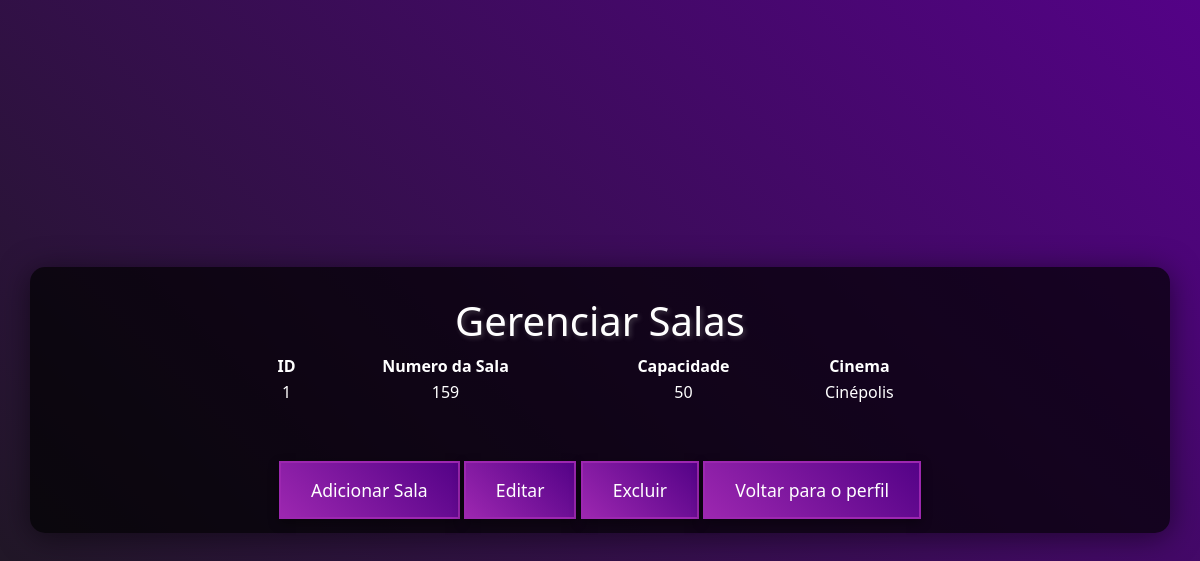
Page /gerenciar_salas (signed in) on the committed database.
### cinema/models.py (models this page shows)
class Sala(db.Model):
    id = db.Column(db.Integer, primary_key=True, autoincrement=True)
    numero = db.Column(db.String(10), nullable=False)
    capacidade = db.Column(db.Integer, nullable=False)
    cinema_id = db.Column(db.Integer, db.ForeignKey('cinema.id'), nullable=False)
    cinema = db.relationship('Cinema', backref=db.backref('salas', lazy=True))

class Cinema(db.Model):
    id = db.Column(db.Integer, primary_key=True, autoincrement=True)
    nome = db.Column(db.String(100), nullable=False)
    local = db.Column(db.String(255), nullable=False)
    capacidade = db.Column(db.Integer, nullable=False)

### app.py (the view)
@app.route('/gerenciar_salas')
@login_required
@admin_required
def gerenciar_salas():
    salas = Sala.query.all()  # Busca todas as salas cadastradas
    return render_template('salas.html', salas=salas)  # Tabela de Salas

### app.py (called while the page is built)
def admin_required(f):
    @wraps(f)
    def decorated_function(*args, **kwargs):
        if not current_user.is_authenticated:  # Verifica se o usuário está autenticado
            flash("Você precisa estar logado para acessar esta página.", "warning")
            return redirect(url_for('login'))  # Redireciona para login se não estiver logado
        if not current_user.is_admin:  # Verifica se o usuário é admin usando current_user
            flash("Acesso restrito para administradores.", "danger")
            return redirect(url_for('perfil'))  # Redireciona para a página do perfil do usuário
        return f(*args, **kwargs)
    return decorated_function

### cinema/__init__.py (called while the page is built)
def create_app():
    app = Flask(__name__, static_url_path='/static')
    app.secret_key = '17052008'
    project_dir = os.path.dirname(os.path.abspath(__file__))
    cinema_file = "sqlite:///{}".format(os.path.join(project_dir, "Cinema.db"))
    app.config["SQLALCHEMY_DATABASE_URI"] = cinema_file
    app.config["SQLALCHEMY_TRACK_MODIFICATIONS"] = False
    login_manager = LoginManager()
    login_manager.init_app(app)
    @login_manager.user_loader
    def load_user(user_id):
        from cinema.models import Usuario
        return Usuario.query.get(int(user_id))
    db.init_app(app)
    return app

### cinema/templates/salas.html (shortened to what this page needs)
<!DOCTYPE html>
<html lang="pt-br">
    <head>
        <title>Gerenciar Salas</title><link rel="stylesheet" type="text/css" href="{{ url_for('static', filename='css/listar_filmes.css') }}">
        <link href="https://cdn.jsdelivr.net/npm/bootstrap@5.3.3/dist/css/bootstrap.min.css" rel="stylesheet">
    </head>
    <body>
        <div class="container">
            <h1>Gerenciar Salas</h1>
            <table class="sala-table">
                <thead>
                    <tr>
                        <th>ID</th>
                        <th>Numero da Sala</th>
                        <th>Capacidade</th>
                        <th>Cinema</th>
                    </tr>
                </thead>
                <tbody>
                    {% for sala in salas %}
                        <tr>
                            <td>{{ sala.id }}</td>
                            <td>{{ sala.numero }}</td>
                            <td>{{ sala.capacidade }}</td>
                            <td>{{ sala.cinema.nome }}</td>
                        </tr>
                    {% else %}
                        <tr>
                            <td colspan="5">Nenhuma sala cadastrada.</td>
                        </tr>
                    {% endfor %}
                </tbody>
            </table>
            <br><br><br>
            <a href="{{ url_for('adicionar_sala') }}" class="button">Adicionar Sala</a>
            <a href="{{ url_for('atualizar_sala') }}" class="button">Editar</a>
            <a href="{{ url_for('deletar_sala') }}" class="button" onclick="return confirm('Tem certeza que deseja excluir esta sala?');">Excluir</a>
            <a href="{{ url_for('perfil') }}" class="button">Voltar para o perfil</a>
        </div>
    </body>
</html>

### cinema/static/css/listar_filmes.css (style rules this page uses)
body { font-family:system-ui, -apple-system, BlinkMacSystemFont, 'Segoe UI', Roboto, Oxygen, Ubuntu, Cantarell, 'Open Sans', 'Helvetica Neue', sans-serif ; background: linear-gradient(45deg, #1a1a1a, #540287); color: #fff; margin: 0; padding: 0; display: flex; justify-content: center; align-items: center; height: 100vh; flex-direction: column; }
.container { text-align: center; padding: 30px; background: rgba(0, 0, 0, 0.7); border-radius: 15px; box-shadow: 0 4px 30px rgba(0, 0, 0, 0.5); }
h1 { color: white; font-size: 3em; margin-bottom: 20px; text-shadow: 2px 2px 5px rgba(181, 181, 181, 0.29); }
.button { background: linear-gradient(45deg, #9c27b0, #540287); color: white; padding: 15px 30px; text-decoration: none; font-size: 1.1em; box-shadow: 0 4px 10px rgba(0, 0, 0, 0.4); transition: all 0.3s ease; border-radius: 0; border: 2px solid #9c27b0; }

### cinema/templates/salas.html (style rules this page uses)
h1 { color: white; }
.sala-table { align-self: center; color: white; margin: 0 auto; width: 60%; border: 1px white; }

### rows in the picture
Sala: id "1", numero "159", capacidade "50", cinema.nome "Cinépolis"
